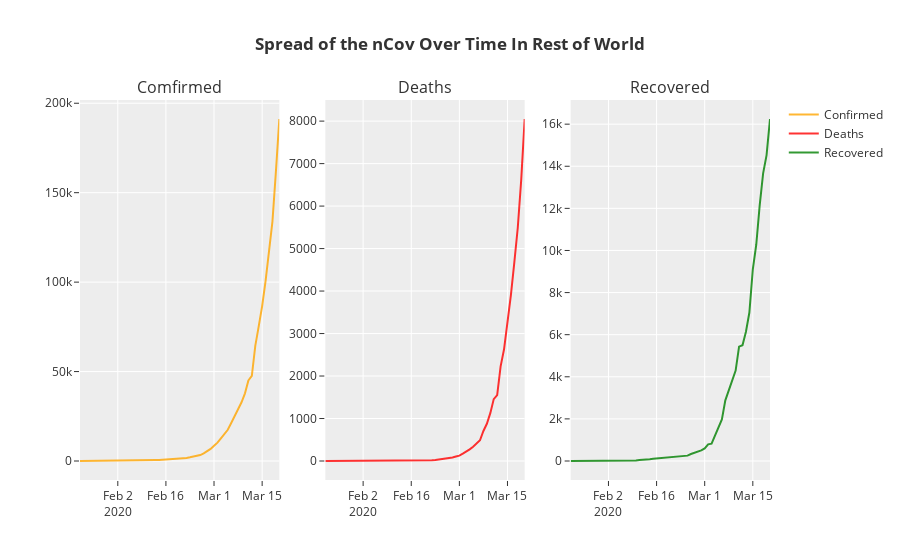

The code cell stored with this chart in its notebook:
### Markdown cell above
## nCov - Spread over time in Rest of World (Excluding China)

### Code cell
plot = make_subplots(rows=1, cols=3, subplot_titles=("Comfirmed", "Deaths", "Recovered"))

# to plot the spread over time, we would need the data distribution spread over time starting from 22nd Jan 2020
# so we will extract the sub-set from the original data.
rest_of_world_over_time = nCoV_data[(nCoV_data['Country'] != 'China')]
rest_of_world_over_time = rest_of_world_over_time.groupby('Date')['Confirmed','Deaths','Recovered'].sum().reset_index()

subPlot1 = go.Scatter(
                x=rest_of_world_over_time['Date'],
                y=rest_of_world_over_time['Confirmed'],
                name="Confirmed",
                line_color='orange',
                opacity=0.8)

subPlot2 = go.Scatter(
                x=rest_of_world_over_time['Date'],
                y=rest_of_world_over_time['Deaths'],
                name="Deaths",
                line_color='red',
                opacity=0.8)

subPlot3 = go.Scatter(
                x=rest_of_world_over_time['Date'],
                y=rest_of_world_over_time['Recovered'],
                name="Recovered",
                line_color='green',
                opacity=0.8)

plot.append_trace(subPlot1, 1, 1)
plot.append_trace(subPlot2, 1, 2)
plot.append_trace(subPlot3, 1, 3)
plot.update_layout(template="ggplot2", title_text = '<b>Spread of the nCov Over Time In Rest of World</b>')

plot.show()
